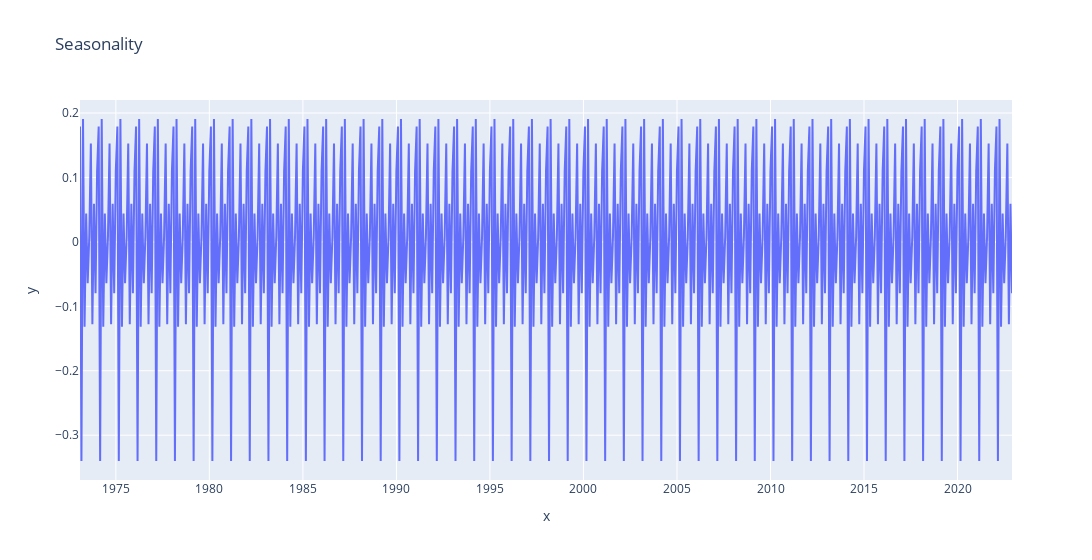

Here is the notebook cell this chart was saved with:
### Code cell
fig_2 = px.line(y=results.seasonal, x=results.seasonal.index, title='Seasonality',width=1500)
fig_2.show()

### Figure 1 — Plotly figure (JSON) as saved in the notebook; plotly's stock layout.template omitted (floating-point values rounded to 4 significant figures; data arrays with more than 128 entries replaced by an {"elided": "..."} marker saying what was removed)
{"data": [{"hovertemplate": "x=%{x}<br>y=%{y}<extra></extra>", "legendgroup": "", "line": {"color": "#636efa", "dash": "solid"}, "marker": {"symbol": "circle"}, "mode": "lines", "name": "", "orientation": "v", "showlegend": false, "type": "scatter", "x": {"elided": "599 str values"}, "xaxis": "x", "y": {"elided": "599 float values"}, "yaxis": "y"}], "layout": {"legend": {"tracegroupgap": 0}, "title": {"text": "Seasonality"}, "width": 1500, "xaxis": {"anchor": "y", "domain": [0, 1], "title": {"text": "x"}}, "yaxis": {"anchor": "x", "domain": [0, 1], "title": {"text": "y"}}}}
